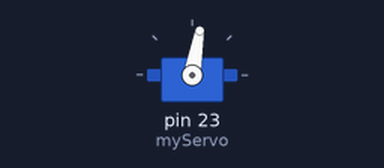
This sketch was run on a simulated Arduino Mega 2560, built with avr-gcc and run on an emulated ATmega2560. Shown: servo.

Above: at 0.05 s.
At 1.5 s:
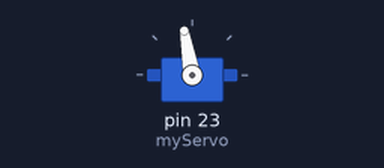
At 3.0 s:
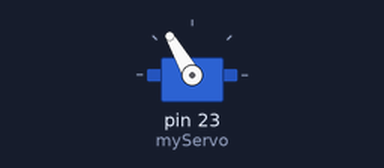
Timing chart, 0 to 6.9 s (numbered marks = the images above):
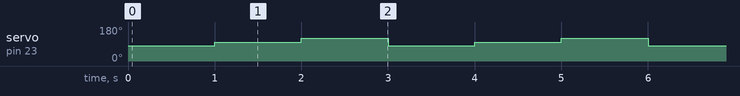

The sketch:

configurarServo.ino
```cpp
#include <Servo.h>

Servo myServo;  // Crear un objeto Servo

void setup() {
  myServo.attach(23);  // Adjuntar el servo al pin 9
}

void loop() {
  // Mover el servo a 0 grados
  myServo.write(80);
  delay(1000);  // Esperar 1 segundo

  // Mover el servo a 90 grados
  myServo.write(100);
  delay(1000);  // Esperar 1 segundo

  // Mover el servo a 180 grados
  myServo.write(120);
  delay(1000);  // Esperar 1 segundo
}
```

Measured:
- by itself, servo on pin 23 (myServo): repeats every 3.0 s: 120° 1.0 s, 80° 1.0 s, 100° 1.0 s
